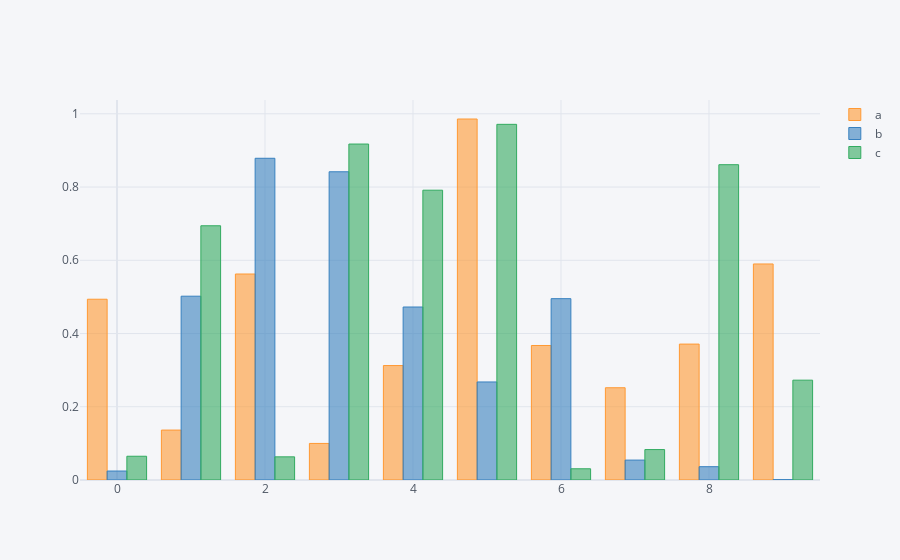

Write notebook code for a chart like this one.
### Code cell
df1.iplot(kind='bar')       #on the x axis we have the index number of the different different columns

### Figure 1 — Plotly figure (JSON) as saved in the notebook; plotly's stock layout.template omitted (floating-point values rounded to 4 significant figures)
{"data": [{"marker": {"color": "rgba(255, 153, 51, 0.6)", "line": {"color": "rgba(255, 153, 51, 1.0)", "width": 1}}, "name": "a", "orientation": "v", "text": "", "type": "bar", "x": [0, 1, 2, 3, 4, 5, 6, 7, 8, 9], "y": [0.4936, 0.1363, 0.5626, 0.09987, 0.3125, 0.9858, 0.3673, 0.252, 0.3712, 0.5899]}, {"marker": {"color": "rgba(55, 128, 191, 0.6)", "line": {"color": "rgba(55, 128, 191, 1.0)", "width": 1}}, "name": "b", "orientation": "v", "text": "", "type": "bar", "x": [0, 1, 2, 3, 4, 5, 6, 7, 8, 9], "y": [0.02453, 0.502, 0.8786, 0.8417, 0.4724, 0.2677, 0.4952, 0.05436, 0.03632, 0.0009331]}, {"marker": {"color": "rgba(50, 171, 96, 0.6)", "line": {"color": "rgba(50, 171, 96, 1.0)", "width": 1}}, "name": "c", "orientation": "v", "text": "", "type": "bar", "x": [0, 1, 2, 3, 4, 5, 6, 7, 8, 9], "y": [0.06487, 0.6942, 0.06324, 0.9175, 0.7914, 0.9713, 0.03064, 0.0831, 0.8611, 0.2726]}], "layout": {"legend": {"bgcolor": "#F5F6F9", "font": {"color": "#4D5663"}}, "paper_bgcolor": "#F5F6F9", "plot_bgcolor": "#F5F6F9", "title": {"font": {"color": "#4D5663"}}, "xaxis": {"gridcolor": "#E1E5ED", "showgrid": true, "tickfont": {"color": "#4D5663"}, "title": {"font": {"color": "#4D5663"}, "text": ""}, "zerolinecolor": "#E1E5ED"}, "yaxis": {"gridcolor": "#E1E5ED", "showgrid": true, "tickfont": {"color": "#4D5663"}, "title": {"font": {"color": "#4D5663"}, "text": ""}, "zerolinecolor": "#E1E5ED"}}}
